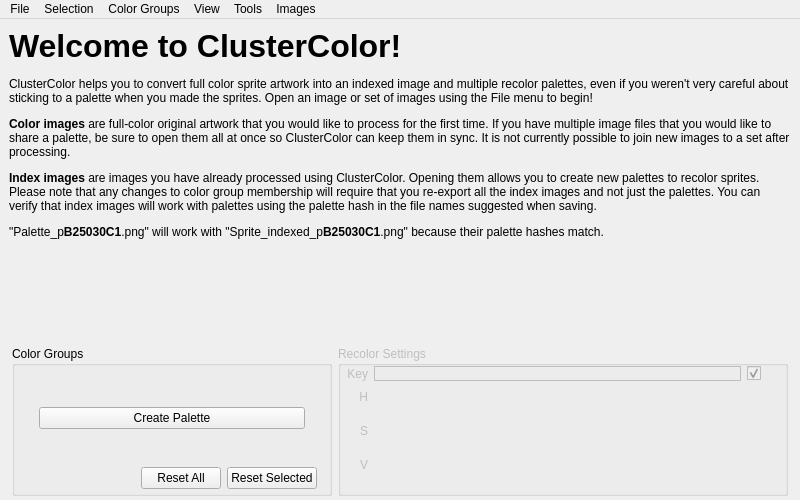
<?xml version="1.0" encoding="UTF-8"?>
<ui version="4.0">
 <class>ClusterColorMain</class>
 <widget class="QMainWindow" name="ClusterColorMain">
  <property name="geometry">
   <rect>
    <x>0</x>
    <y>0</y>
    <width>800</width>
    <height>500</height>
   </rect>
  </property>
  <property name="windowTitle">
   <string>ClusterColor Sprite Tool</string>
  </property>
  <widget class="QWidget" name="centralwidget">
   <layout class="QVBoxLayout" name="verticalLayout_2">
    <property name="spacing">
     <number>2</number>
    </property>
    <property name="leftMargin">
     <number>0</number>
    </property>
    <property name="topMargin">
     <number>0</number>
    </property>
    <property name="rightMargin">
     <number>0</number>
    </property>
    <property name="bottomMargin">
     <number>0</number>
    </property>
    <item>
     <widget class="QWidget" name="OpenImageToBeginBar" native="true">
      <property name="sizePolicy">
       <sizepolicy hsizetype="Expanding" vsizetype="Expanding">
        <horstretch>0</horstretch>
        <verstretch>0</verstretch>
       </sizepolicy>
      </property>
      <layout class="QHBoxLayout" name="horizontalLayout_8">
       <item>
        <widget class="QLabel" name="label">
         <property name="text">
          <string>&lt;html&gt;&lt;head/&gt;&lt;body&gt;&lt;p&gt;&lt;span style=&quot; font-size:24pt; font-weight:600;&quot;&gt;Welcome to ClusterColor!&lt;/span&gt;&lt;/p&gt;&lt;p&gt;ClusterColor helps you to convert full color sprite artwork into an indexed image and multiple recolor palettes, even if you weren't very careful about sticking to a palette when you made the sprites. Open an image or set of images using the File menu to begin!&lt;/p&gt;&lt;p&gt;&lt;span style=&quot; font-weight:600;&quot;&gt;Color images&lt;/span&gt; are full-color original artwork that you would like to process for the first time. If you have multiple image files that you would like to share a palette, be sure to open them all at once so ClusterColor can keep them in sync. It is not currently possible to join new images to a set after processing.&lt;/p&gt;&lt;p&gt;&lt;span style=&quot; font-weight:600;&quot;&gt;Index images&lt;/span&gt; are images you have already processed using ClusterColor. Opening them allows you to create new palettes to recolor sprites. Please note that any changes to color group membership will require that you re-export all the index images and not just the palettes. You can verify that index images will work with palettes using the palette hash in the file names suggested when saving.&lt;/p&gt;&lt;p&gt;&amp;quot;Palette_p&lt;span style=&quot; font-weight:600;&quot;&gt;B25030C1&lt;/span&gt;.png&amp;quot; will work with &amp;quot;Sprite_indexed_p&lt;span style=&quot; font-weight:600;&quot;&gt;B25030C1&lt;/span&gt;.png&amp;quot; because their palette hashes match.&lt;/p&gt;&lt;/body&gt;&lt;/html&gt;</string>
         </property>
         <property name="wordWrap">
          <bool>true</bool>
         </property>
         <property name="margin">
          <number>15</number>
         </property>
        </widget>
       </item>
      </layout>
     </widget>
    </item>
    <item>
     <widget class="QWidget" name="topControlsWidget" native="true">
      <property name="sizePolicy">
       <sizepolicy hsizetype="Preferred" vsizetype="Expanding">
        <horstretch>0</horstretch>
        <verstretch>0</verstretch>
       </sizepolicy>
      </property>
      <layout class="QHBoxLayout" name="horizontalLayout_4">
       <property name="leftMargin">
        <number>12</number>
       </property>
       <property name="bottomMargin">
        <number>0</number>
       </property>
       <item>
        <widget class="ImageViewer" name="originalImageViewer" native="true"/>
       </item>
       <item>
        <widget class="ImageViewer" name="controlImageViewer" native="true"/>
       </item>
       <item>
        <widget class="ImageViewer" name="recolorImageViewer" native="true"/>
       </item>
      </layout>
     </widget>
    </item>
    <item>
     <widget class="QWidget" name="bottomControls" native="true">
      <property name="sizePolicy">
       <sizepolicy hsizetype="Preferred" vsizetype="Minimum">
        <horstretch>0</horstretch>
        <verstretch>0</verstretch>
       </sizepolicy>
      </property>
      <layout class="QHBoxLayout" name="horizontalLayout_3">
       <property name="spacing">
        <number>6</number>
       </property>
       <property name="leftMargin">
        <number>12</number>
       </property>
       <property name="topMargin">
        <number>0</number>
       </property>
       <property name="rightMargin">
        <number>12</number>
       </property>
       <property name="bottomMargin">
        <number>4</number>
       </property>
       <item>
        <widget class="QGroupBox" name="colorRemapGroup">
         <property name="sizePolicy">
          <sizepolicy hsizetype="Preferred" vsizetype="Fixed">
           <horstretch>0</horstretch>
           <verstretch>0</verstretch>
          </sizepolicy>
         </property>
         <property name="minimumSize">
          <size>
           <width>0</width>
           <height>150</height>
          </size>
         </property>
         <property name="title">
          <string>Color Groups</string>
         </property>
         <layout class="QVBoxLayout" name="verticalLayout">
          <property name="spacing">
           <number>0</number>
          </property>
          <property name="leftMargin">
           <number>12</number>
          </property>
          <property name="topMargin">
           <number>10</number>
          </property>
          <property name="rightMargin">
           <number>12</number>
          </property>
          <property name="bottomMargin">
           <number>4</number>
          </property>
          <item>
           <widget class="QFrame" name="colorGroups">
            <property name="sizePolicy">
             <sizepolicy hsizetype="Preferred" vsizetype="Expanding">
              <horstretch>0</horstretch>
              <verstretch>0</verstretch>
             </sizepolicy>
            </property>
            <property name="minimumSize">
             <size>
              <width>0</width>
              <height>48</height>
             </size>
            </property>
            <property name="frameShape">
             <enum>QFrame::NoFrame</enum>
            </property>
            <property name="frameShadow">
             <enum>QFrame::Plain</enum>
            </property>
            <property name="lineWidth">
             <number>1</number>
            </property>
            <layout class="QHBoxLayout" name="horizontalLayout_2">
             <property name="spacing">
              <number>12</number>
             </property>
             <property name="leftMargin">
              <number>12</number>
             </property>
             <property name="topMargin">
              <number>6</number>
             </property>
             <property name="rightMargin">
              <number>12</number>
             </property>
             <property name="bottomMargin">
              <number>12</number>
             </property>
             <item>
              <widget class="QPushButton" name="scanForOrphanButton">
               <property name="text">
                <string>Create Palette</string>
               </property>
              </widget>
             </item>
            </layout>
           </widget>
          </item>
          <item>
           <widget class="QWidget" name="widget" native="true">
            <layout class="QHBoxLayout" name="horizontalLayout">
             <property name="leftMargin">
              <number>0</number>
             </property>
             <property name="topMargin">
              <number>0</number>
             </property>
             <property name="rightMargin">
              <number>0</number>
             </property>
             <property name="bottomMargin">
              <number>0</number>
             </property>
             <item>
              <spacer name="horizontalSpacer">
               <property name="orientation">
                <enum>Qt::Horizontal</enum>
               </property>
               <property name="sizeHint" stdset="0">
                <size>
                 <width>40</width>
                 <height>20</height>
                </size>
               </property>
              </spacer>
             </item>
             <item>
              <widget class="QPushButton" name="resetPalette">
               <property name="text">
                <string>Reset All</string>
               </property>
              </widget>
             </item>
             <item>
              <widget class="QPushButton" name="singleGroupResetButton">
               <property name="sizePolicy">
                <sizepolicy hsizetype="Minimum" vsizetype="Fixed">
                 <horstretch>0</horstretch>
                 <verstretch>0</verstretch>
                </sizepolicy>
               </property>
               <property name="toolTip">
                <string>Reset the recolor settings to use the original color.</string>
               </property>
               <property name="text">
                <string>Reset Selected</string>
               </property>
              </widget>
             </item>
            </layout>
           </widget>
          </item>
         </layout>
        </widget>
       </item>
       <item>
        <widget class="QGroupBox" name="RecolorControlGroup">
         <property name="enabled">
          <bool>false</bool>
         </property>
         <property name="sizePolicy">
          <sizepolicy hsizetype="Fixed" vsizetype="Fixed">
           <horstretch>0</horstretch>
           <verstretch>0</verstretch>
          </sizepolicy>
         </property>
         <property name="minimumSize">
          <size>
           <width>450</width>
           <height>150</height>
          </size>
         </property>
         <property name="maximumSize">
          <size>
           <width>16777215</width>
           <height>150</height>
          </size>
         </property>
         <property name="title">
          <string>Recolor Settings</string>
         </property>
         <layout class="QHBoxLayout" name="horizontalLayout_5">
          <property name="leftMargin">
           <number>0</number>
          </property>
          <property name="topMargin">
           <number>0</number>
          </property>
          <property name="rightMargin">
           <number>0</number>
          </property>
          <property name="bottomMargin">
           <number>0</number>
          </property>
          <item>
           <widget class="QWidget" name="widget_3" native="true">
            <layout class="QVBoxLayout" name="verticalLayout_5">
             <property name="spacing">
              <number>0</number>
             </property>
             <property name="leftMargin">
              <number>6</number>
             </property>
             <property name="topMargin">
              <number>0</number>
             </property>
             <property name="rightMargin">
              <number>0</number>
             </property>
             <property name="bottomMargin">
              <number>0</number>
             </property>
             <item>
              <widget class="QWidget" name="keyContainer" native="true">
               <property name="maximumSize">
                <size>
                 <width>16777215</width>
                 <height>28</height>
                </size>
               </property>
               <layout class="QHBoxLayout" name="horizontalLayout_9">
                <property name="spacing">
                 <number>6</number>
                </property>
                <property name="leftMargin">
                 <number>0</number>
                </property>
                <property name="topMargin">
                 <number>0</number>
                </property>
                <property name="rightMargin">
                 <number>24</number>
                </property>
                <property name="bottomMargin">
                 <number>0</number>
                </property>
                <item>
                 <widget class="QLabel" name="keyLabel">
                  <property name="sizePolicy">
                   <sizepolicy hsizetype="Preferred" vsizetype="Minimum">
                    <horstretch>0</horstretch>
                    <verstretch>0</verstretch>
                   </sizepolicy>
                  </property>
                  <property name="toolTip">
                   <string>&lt;html&gt;&lt;head/&gt;&lt;body&gt;&lt;p&gt;Key Color&lt;/p&gt;&lt;/body&gt;&lt;/html&gt;</string>
                  </property>
                  <property name="text">
                   <string>Key</string>
                  </property>
                  <property name="alignment">
                   <set>Qt::AlignRight|Qt::AlignTrailing|Qt::AlignVCenter</set>
                  </property>
                 </widget>
                </item>
                <item>
                 <widget class="ClickableSwatch" name="selectedGroupShiftedSwatch">
                  <property name="sizePolicy">
                   <sizepolicy hsizetype="Expanding" vsizetype="Preferred">
                    <horstretch>0</horstretch>
                    <verstretch>0</verstretch>
                   </sizepolicy>
                  </property>
                  <property name="cursor">
                   <cursorShape>CrossCursor</cursorShape>
                  </property>
                  <property name="toolTip">
                   <string>&lt;html&gt;&lt;head/&gt;&lt;body&gt;&lt;p&gt;Click to set a key color. The key color controls the HSV sliders below, but not their scaling sliders to the right.&lt;/p&gt;&lt;/body&gt;&lt;/html&gt;</string>
                  </property>
                  <property name="frameShape">
                   <enum>QFrame::Box</enum>
                  </property>
                  <property name="frameShadow">
                   <enum>QFrame::Plain</enum>
                  </property>
                 </widget>
                </item>
                <item>
                 <widget class="QCheckBox" name="opaqueCheckbox">
                  <property name="sizePolicy">
                   <sizepolicy hsizetype="Preferred" vsizetype="Preferred">
                    <horstretch>0</horstretch>
                    <verstretch>0</verstretch>
                   </sizepolicy>
                  </property>
                  <property name="toolTip">
                   <string>Opacity. Uncheck to make the entire group transparent.</string>
                  </property>
                  <property name="text">
                   <string/>
                  </property>
                  <property name="checked">
                   <bool>true</bool>
                  </property>
                 </widget>
                </item>
               </layout>
              </widget>
             </item>
             <item>
              <widget class="QWidget" name="recolorTable" native="true">
               <property name="sizePolicy">
                <sizepolicy hsizetype="Expanding" vsizetype="Expanding">
                 <horstretch>0</horstretch>
                 <verstretch>1</verstretch>
                </sizepolicy>
               </property>
               <layout class="QGridLayout" name="gridLayout">
                <property name="leftMargin">
                 <number>12</number>
                </property>
                <property name="topMargin">
                 <number>0</number>
                </property>
                <property name="rightMargin">
                 <number>12</number>
                </property>
                <property name="bottomMargin">
                 <number>0</number>
                </property>
                <property name="horizontalSpacing">
                 <number>6</number>
                </property>
                <property name="verticalSpacing">
                 <number>2</number>
                </property>
                <item row="2" column="2">
                 <widget class="LinearSlider" name="valueSlider" native="true">
                  <property name="sizePolicy">
                   <sizepolicy hsizetype="Preferred" vsizetype="Preferred">
                    <horstretch>2</horstretch>
                    <verstretch>0</verstretch>
                   </sizepolicy>
                  </property>
                  <property name="minimumSize">
                   <size>
                    <width>0</width>
                    <height>32</height>
                   </size>
                  </property>
                  <property name="maximumSize">
                   <size>
                    <width>16777215</width>
                    <height>32</height>
                   </size>
                  </property>
                  <property name="toolTip">
                   <string>&lt;html&gt;&lt;head/&gt;&lt;body&gt;&lt;p&gt;Value Slider. Shift the black level of the recolor group.&lt;/p&gt;&lt;/body&gt;&lt;/html&gt;</string>
                  </property>
                 </widget>
                </item>
                <item row="0" column="1">
                 <widget class="QLabel" name="hueLabel">
                  <property name="toolTip">
                   <string>&lt;html&gt;&lt;head/&gt;&lt;body&gt;&lt;p&gt;Hue&lt;/p&gt;&lt;/body&gt;&lt;/html&gt;</string>
                  </property>
                  <property name="text">
                   <string>H</string>
                  </property>
                  <property name="alignment">
                   <set>Qt::AlignRight|Qt::AlignTrailing|Qt::AlignVCenter</set>
                  </property>
                 </widget>
                </item>
                <item row="0" column="2">
                 <widget class="LinearSlider" name="hueSlider" native="true">
                  <property name="sizePolicy">
                   <sizepolicy hsizetype="Expanding" vsizetype="Preferred">
                    <horstretch>2</horstretch>
                    <verstretch>0</verstretch>
                   </sizepolicy>
                  </property>
                  <property name="minimumSize">
                   <size>
                    <width>0</width>
                    <height>32</height>
                   </size>
                  </property>
                  <property name="maximumSize">
                   <size>
                    <width>16777215</width>
                    <height>27</height>
                   </size>
                  </property>
                  <property name="toolTip">
                   <string>&lt;html&gt;&lt;head/&gt;&lt;body&gt;&lt;p&gt;Hue Slider. Shift the average hue of the recolor group.&lt;/p&gt;&lt;/body&gt;&lt;/html&gt;</string>
                  </property>
                 </widget>
                </item>
                <item row="1" column="2">
                 <widget class="LinearSlider" name="saturationSlider" native="true">
                  <property name="sizePolicy">
                   <sizepolicy hsizetype="Preferred" vsizetype="Preferred">
                    <horstretch>2</horstretch>
                    <verstretch>0</verstretch>
                   </sizepolicy>
                  </property>
                  <property name="minimumSize">
                   <size>
                    <width>0</width>
                    <height>32</height>
                   </size>
                  </property>
                  <property name="maximumSize">
                   <size>
                    <width>16777215</width>
                    <height>32</height>
                   </size>
                  </property>
                  <property name="toolTip">
                   <string>&lt;html&gt;&lt;head/&gt;&lt;body&gt;&lt;p&gt;Saturation Slider. Shift the average saturation of the recolor group.&lt;/p&gt;&lt;/body&gt;&lt;/html&gt;</string>
                  </property>
                 </widget>
                </item>
                <item row="2" column="1">
                 <widget class="QLabel" name="valueLabel">
                  <property name="toolTip">
                   <string>&lt;html&gt;&lt;head/&gt;&lt;body&gt;&lt;p&gt;Value&lt;/p&gt;&lt;/body&gt;&lt;/html&gt;</string>
                  </property>
                  <property name="text">
                   <string>V</string>
                  </property>
                  <property name="alignment">
                   <set>Qt::AlignRight|Qt::AlignTrailing|Qt::AlignVCenter</set>
                  </property>
                 </widget>
                </item>
                <item row="3" column="2">
                 <widget class="QWidget" name="selectedSwatchParent" native="true">
                  <layout class="QHBoxLayout" name="horizontalLayout_6">
                   <property name="spacing">
                    <number>0</number>
                   </property>
                   <property name="leftMargin">
                    <number>6</number>
                   </property>
                   <property name="topMargin">
                    <number>6</number>
                   </property>
                   <property name="rightMargin">
                    <number>6</number>
                   </property>
                   <property name="bottomMargin">
                    <number>0</number>
                   </property>
                  </layout>
                 </widget>
                </item>
                <item row="1" column="1">
                 <widget class="QLabel" name="saturationLabel">
                  <property name="toolTip">
                   <string>&lt;html&gt;&lt;head/&gt;&lt;body&gt;&lt;p&gt;Saturation&lt;/p&gt;&lt;/body&gt;&lt;/html&gt;</string>
                  </property>
                  <property name="text">
                   <string>S</string>
                  </property>
                  <property name="alignment">
                   <set>Qt::AlignRight|Qt::AlignTrailing|Qt::AlignVCenter</set>
                  </property>
                 </widget>
                </item>
                <item row="0" column="3">
                 <widget class="ExponentialSlider" name="hueCompressionSlider" native="true">
                  <property name="sizePolicy">
                   <sizepolicy hsizetype="Expanding" vsizetype="Preferred">
                    <horstretch>1</horstretch>
                    <verstretch>0</verstretch>
                   </sizepolicy>
                  </property>
                  <property name="minimumSize">
                   <size>
                    <width>0</width>
                    <height>27</height>
                   </size>
                  </property>
                  <property name="maximumSize">
                   <size>
                    <width>16777215</width>
                    <height>27</height>
                   </size>
                  </property>
                  <property name="toolTip">
                   <string>&lt;html&gt;&lt;head/&gt;&lt;body&gt;&lt;p&gt;Hue Scale Slider. Lower values make the remap more monochromatic while higher values give it more diverse coloration.&lt;/p&gt;&lt;/body&gt;&lt;/html&gt;</string>
                  </property>
                 </widget>
                </item>
                <item row="1" column="3">
                 <widget class="ExponentialSlider" name="saturationCompressionSlider" native="true">
                  <property name="sizePolicy">
                   <sizepolicy hsizetype="Expanding" vsizetype="Preferred">
                    <horstretch>1</horstretch>
                    <verstretch>0</verstretch>
                   </sizepolicy>
                  </property>
                  <property name="minimumSize">
                   <size>
                    <width>0</width>
                    <height>27</height>
                   </size>
                  </property>
                  <property name="maximumSize">
                   <size>
                    <width>16777215</width>
                    <height>27</height>
                   </size>
                  </property>
                  <property name="toolTip">
                   <string>&lt;html&gt;&lt;head/&gt;&lt;body&gt;&lt;p&gt;Saturation Scale Slider. Lower values even out vibrancy across the group while higher values create dynamic, contrasting colors.&lt;/p&gt;&lt;/body&gt;&lt;/html&gt;</string>
                  </property>
                 </widget>
                </item>
                <item row="2" column="3">
                 <widget class="ExponentialSlider" name="valueCompressionSlider" native="true">
                  <property name="sizePolicy">
                   <sizepolicy hsizetype="Expanding" vsizetype="Preferred">
                    <horstretch>1</horstretch>
                    <verstretch>0</verstretch>
                   </sizepolicy>
                  </property>
                  <property name="minimumSize">
                   <size>
                    <width>0</width>
                    <height>27</height>
                   </size>
                  </property>
                  <property name="maximumSize">
                   <size>
                    <width>16777215</width>
                    <height>27</height>
                   </size>
                  </property>
                  <property name="toolTip">
                   <string>&lt;html&gt;&lt;head/&gt;&lt;body&gt;&lt;p&gt;Value Scale Slider. Controls the overall contrast of the group.&lt;/p&gt;&lt;/body&gt;&lt;/html&gt;</string>
                  </property>
                 </widget>
                </item>
               </layout>
              </widget>
             </item>
            </layout>
           </widget>
          </item>
         </layout>
        </widget>
       </item>
      </layout>
     </widget>
    </item>
   </layout>
  </widget>
  <widget class="QMenuBar" name="menubar">
   <property name="geometry">
    <rect>
     <x>0</x>
     <y>0</y>
     <width>800</width>
     <height>21</height>
    </rect>
   </property>
   <widget class="QMenu" name="menuFile">
    <property name="title">
     <string>File</string>
    </property>
    <addaction name="actionOpen_Color_Image"/>
    <addaction name="actionOpen_Index_Image"/>
    <addaction name="actionOpen_Original_Palette"/>
    <addaction name="actionOpen_Palette_as_Recolor"/>
    <addaction name="separator"/>
    <addaction name="actionClose_All_Images"/>
    <addaction name="actionClose_Palette"/>
    <addaction name="separator"/>
    <addaction name="actionExport_All"/>
    <addaction name="separator"/>
    <addaction name="actionExport_Recolored_Images"/>
    <addaction name="actionExport_Index_Image"/>
    <addaction name="actionExport_Original_Palette"/>
    <addaction name="actionExport_Recolor_Palette"/>
    <addaction name="separator"/>
    <addaction name="actionClusterColor_Preferences"/>
   </widget>
   <widget class="QMenu" name="menuView">
    <property name="title">
     <string>View</string>
    </property>
    <addaction name="actionZoom_In"/>
    <addaction name="actionZoom_Out"/>
    <addaction name="actionZoom_Fit"/>
    <addaction name="separator"/>
    <addaction name="actionShow_Original_Color"/>
    <addaction name="actionShow_Control_Map"/>
    <addaction name="actionShow_Remapped_Color"/>
    <addaction name="separator"/>
    <addaction name="actionShow_Range_Buttons"/>
    <addaction name="separator"/>
    <addaction name="actionAbout_ClusterColor"/>
   </widget>
   <widget class="QMenu" name="menuImages">
    <property name="title">
     <string>Images</string>
    </property>
    <addaction name="actionNo_Images_Loaded"/>
   </widget>
   <widget class="QMenu" name="menuEdit">
    <property name="title">
     <string>Selection</string>
    </property>
    <addaction name="actionEdit_Selected_Color_Group"/>
    <addaction name="separator"/>
    <addaction name="actionAppend_Group_with_Selection"/>
    <addaction name="actionIsolate_Selected_Color"/>
    <addaction name="separator"/>
    <addaction name="actionSelect_None"/>
    <addaction name="actionSelect_Inverse"/>
    <addaction name="actionSelect_All"/>
    <addaction name="separator"/>
    <addaction name="actionShow_Missing_Color_Warning"/>
   </widget>
   <widget class="QMenu" name="menuClusters">
    <property name="title">
     <string>Color Groups</string>
    </property>
    <addaction name="actionAutomatic_Group_Generation"/>
    <addaction name="separator"/>
    <addaction name="actionReset_Selected_Recolor"/>
    <addaction name="actionReset_Recolors"/>
    <addaction name="actionReset_Groups"/>
    <addaction name="separator"/>
    <addaction name="actionScan_for_Orphaned_Colors"/>
   </widget>
   <widget class="QMenu" name="menuTools">
    <property name="title">
     <string>Tools</string>
    </property>
    <addaction name="actionManual_Recolor"/>
   </widget>
   <addaction name="menuFile"/>
   <addaction name="menuEdit"/>
   <addaction name="menuClusters"/>
   <addaction name="menuView"/>
   <addaction name="menuTools"/>
   <addaction name="menuImages"/>
  </widget>
  <action name="actionOpen_Color_Image">
   <property name="text">
    <string>Open Color Images...</string>
   </property>
   <property name="shortcut">
    <string>Ctrl+O</string>
   </property>
  </action>
  <action name="actionExport_Index_Image">
   <property name="text">
    <string>Export Index Images...</string>
   </property>
  </action>
  <action name="actionExport_Recolor_Palette">
   <property name="text">
    <string>Export Recolor Palette...</string>
   </property>
  </action>
  <action name="actionZoom_In">
   <property name="text">
    <string>Zoom In</string>
   </property>
   <property name="shortcut">
    <string>Ctrl++</string>
   </property>
  </action>
  <action name="actionZoom_Out">
   <property name="text">
    <string>Zoom Out</string>
   </property>
   <property name="shortcut">
    <string>Ctrl+-</string>
   </property>
  </action>
  <action name="actionZoom_Fit">
   <property name="text">
    <string>Actual Size</string>
   </property>
   <property name="shortcut">
    <string>Ctrl+0</string>
   </property>
  </action>
  <action name="actionOpen_Index_Image">
   <property name="text">
    <string>Open Index Images...</string>
   </property>
   <property name="shortcut">
    <string>Ctrl+Shift+O</string>
   </property>
  </action>
  <action name="actionOpen_Palette_as_Recolor">
   <property name="text">
    <string>Open Recolor Palette...</string>
   </property>
  </action>
  <action name="actionExport_Original_Palette">
   <property name="text">
    <string>Export Original Palette...</string>
   </property>
  </action>
  <action name="actionShow_Original_Color">
   <property name="checkable">
    <bool>true</bool>
   </property>
   <property name="checked">
    <bool>true</bool>
   </property>
   <property name="enabled">
    <bool>true</bool>
   </property>
   <property name="text">
    <string>Show Original</string>
   </property>
   <property name="shortcut">
    <string>1</string>
   </property>
  </action>
  <action name="actionShow_Control_Map">
   <property name="checkable">
    <bool>true</bool>
   </property>
   <property name="checked">
    <bool>true</bool>
   </property>
   <property name="enabled">
    <bool>true</bool>
   </property>
   <property name="text">
    <string>Show Group Key</string>
   </property>
   <property name="shortcut">
    <string>2</string>
   </property>
  </action>
  <action name="actionShow_Remapped_Color">
   <property name="checkable">
    <bool>true</bool>
   </property>
   <property name="checked">
    <bool>true</bool>
   </property>
   <property name="enabled">
    <bool>true</bool>
   </property>
   <property name="text">
    <string>Show Recolor</string>
   </property>
   <property name="shortcut">
    <string>3</string>
   </property>
  </action>
  <action name="actionSelect_None">
   <property name="text">
    <string>Select None</string>
   </property>
   <property name="shortcut">
    <string>Esc</string>
   </property>
  </action>
  <action name="actionIsolate_Selected_Color">
   <property name="text">
    <string>Create Group from Selection</string>
   </property>
   <property name="shortcut">
    <string>C</string>
   </property>
   <property name="shortcutVisibleInContextMenu">
    <bool>true</bool>
   </property>
  </action>
  <action name="actionEdit_Selected_Color_Group">
   <property name="text">
    <string>Select Containing Group</string>
   </property>
   <property name="shortcut">
    <string>S</string>
   </property>
   <property name="shortcutVisibleInContextMenu">
    <bool>true</bool>
   </property>
  </action>
  <action name="actionNo_Images_Loaded">
   <property name="enabled">
    <bool>false</bool>
   </property>
   <property name="text">
    <string>No Images Loaded</string>
   </property>
  </action>
  <action name="actionAutomatic_Group_Generation">
   <property name="text">
    <string>Automatic Group Generation...</string>
   </property>
   <property name="shortcut">
    <string>Ctrl+G</string>
   </property>
  </action>
  <action name="actionReset_Groups">
   <property name="text">
    <string>Reset Groups...</string>
   </property>
   <property name="shortcut">
    <string>Ctrl+Shift+R</string>
   </property>
  </action>
  <action name="actionReset_Recolors">
   <property name="text">
    <string>Reset All Recolors...</string>
   </property>
   <property name="shortcut">
    <string>Ctrl+R</string>
   </property>
  </action>
  <action name="actionSelect_Inverse">
   <property name="text">
    <string>Select Inverse</string>
   </property>
   <property name="shortcut">
    <string>Ctrl+I</string>
   </property>
  </action>
  <action name="actionSelect_All">
   <property name="text">
    <string>Select All</string>
   </property>
   <property name="shortcut">
    <string>Ctrl+A</string>
   </property>
  </action>
  <action name="actionAppend_Group_with_Selection">
   <property name="text">
    <string>Append Group with Selection</string>
   </property>
   <property name="shortcut">
    <string>A</string>
   </property>
  </action>
  <action name="actionOpen_Original_Palette">
   <property name="text">
    <string>Open Original Palette...</string>
   </property>
  </action>
  <action name="actionExport_All">
   <property name="text">
    <string>Export Index Images and Palettes...</string>
   </property>
   <property name="shortcut">
    <string>Ctrl+E</string>
   </property>
  </action>
  <action name="actionAbout_ClusterColor">
   <property name="text">
    <string>About ClusterColor...</string>
   </property>
  </action>
  <action name="actionShow_Range_Buttons">
   <property name="checkable">
    <bool>true</bool>
   </property>
   <property name="text">
    <string>Show Range Buttons</string>
   </property>
  </action>
  <action name="actionClusterColor_Preferences">
   <property name="text">
    <string>Preferences...</string>
   </property>
  </action>
  <action name="actionExport_Recolored_Images">
   <property name="text">
    <string>Export Recolored Images...</string>
   </property>
  </action>
  <action name="actionReset_Selected_Recolor">
   <property name="text">
    <string>Reset Selected Recolor</string>
   </property>
  </action>
  <action name="actionScan_for_Orphaned_Colors">
   <property name="text">
    <string>Scan for Orphaned Colors</string>
   </property>
  </action>
  <action name="actionClose_All_Images">
   <property name="text">
    <string>Close All Images</string>
   </property>
  </action>
  <action name="actionClose_Palette">
   <property name="text">
    <string>Close Palette</string>
   </property>
  </action>
  <action name="actionShow_Missing_Color_Warning">
   <property name="checkable">
    <bool>true</bool>
   </property>
   <property name="text">
    <string>Show Missing Color Warning</string>
   </property>
  </action>
  <action name="actionManual_Recolor">
   <property name="text">
    <string>Manual Recolor...</string>
   </property>
  </action>
 </widget>
 <customwidgets>
  <customwidget>
   <class>ImageViewer</class>
   <extends>QWidget</extends>
   <header>imageviewer.h</header>
   <container>1</container>
  </customwidget>
  <customwidget>
   <class>LinearSlider</class>
   <extends>QWidget</extends>
   <header>linearslider.h</header>
   <container>1</container>
  </customwidget>
  <customwidget>
   <class>ClickableSwatch</class>
   <extends>QFrame</extends>
   <header>clickableswatch.h</header>
   <container>1</container>
  </customwidget>
  <customwidget>
   <class>ExponentialSlider</class>
   <extends>QWidget</extends>
   <header>exponentialslider.h</header>
   <container>1</container>
  </customwidget>
 </customwidgets>
 <resources/>
 <connections/>
</ui>
